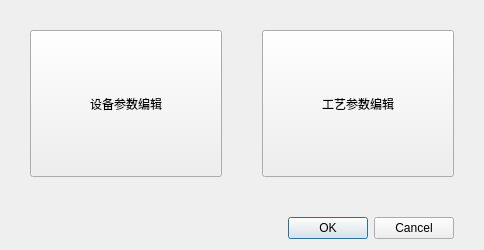
<?xml version="1.0" encoding="UTF-8"?>
<ui version="4.0">
 <class>DialogDeviceAndProgressHanding</class>
 <widget class="QDialog" name="DialogDeviceAndProgressHanding">
  <property name="geometry">
   <rect>
    <x>0</x>
    <y>0</y>
    <width>484</width>
    <height>250</height>
   </rect>
  </property>
  <property name="windowTitle">
   <string>Dialog</string>
  </property>
  <layout class="QGridLayout" name="gridLayout">
   <property name="leftMargin">
    <number>30</number>
   </property>
   <property name="topMargin">
    <number>30</number>
   </property>
   <property name="rightMargin">
    <number>30</number>
   </property>
   <property name="spacing">
    <number>40</number>
   </property>
   <item row="0" column="0">
    <widget class="QToolButton" name="toolButton_DeviceSetting">
     <property name="sizePolicy">
      <sizepolicy hsizetype="Expanding" vsizetype="Expanding">
       <horstretch>0</horstretch>
       <verstretch>0</verstretch>
      </sizepolicy>
     </property>
     <property name="text">
      <string>设备参数编辑</string>
     </property>
    </widget>
   </item>
   <item row="0" column="1">
    <widget class="QToolButton" name="toolButton_ProgressSetting">
     <property name="sizePolicy">
      <sizepolicy hsizetype="Expanding" vsizetype="Expanding">
       <horstretch>0</horstretch>
       <verstretch>0</verstretch>
      </sizepolicy>
     </property>
     <property name="text">
      <string>工艺参数编辑</string>
     </property>
    </widget>
   </item>
   <item row="1" column="1">
    <widget class="QDialogButtonBox" name="buttonBox">
     <property name="orientation">
      <enum>Qt::Horizontal</enum>
     </property>
     <property name="standardButtons">
      <set>QDialogButtonBox::Cancel|QDialogButtonBox::Ok</set>
     </property>
    </widget>
   </item>
  </layout>
 </widget>
 <resources/>
 <connections>
  <connection>
   <sender>buttonBox</sender>
   <signal>accepted()</signal>
   <receiver>DialogDeviceAndProgressHanding</receiver>
   <slot>accept()</slot>
   <hints>
    <hint type="sourcelabel">
     <x>248</x>
     <y>254</y>
    </hint>
    <hint type="destinationlabel">
     <x>157</x>
     <y>274</y>
    </hint>
   </hints>
  </connection>
  <connection>
   <sender>buttonBox</sender>
   <signal>rejected()</signal>
   <receiver>DialogDeviceAndProgressHanding</receiver>
   <slot>reject()</slot>
   <hints>
    <hint type="sourcelabel">
     <x>316</x>
     <y>260</y>
    </hint>
    <hint type="destinationlabel">
     <x>286</x>
     <y>274</y>
    </hint>
   </hints>
  </connection>
 </connections>
</ui>
